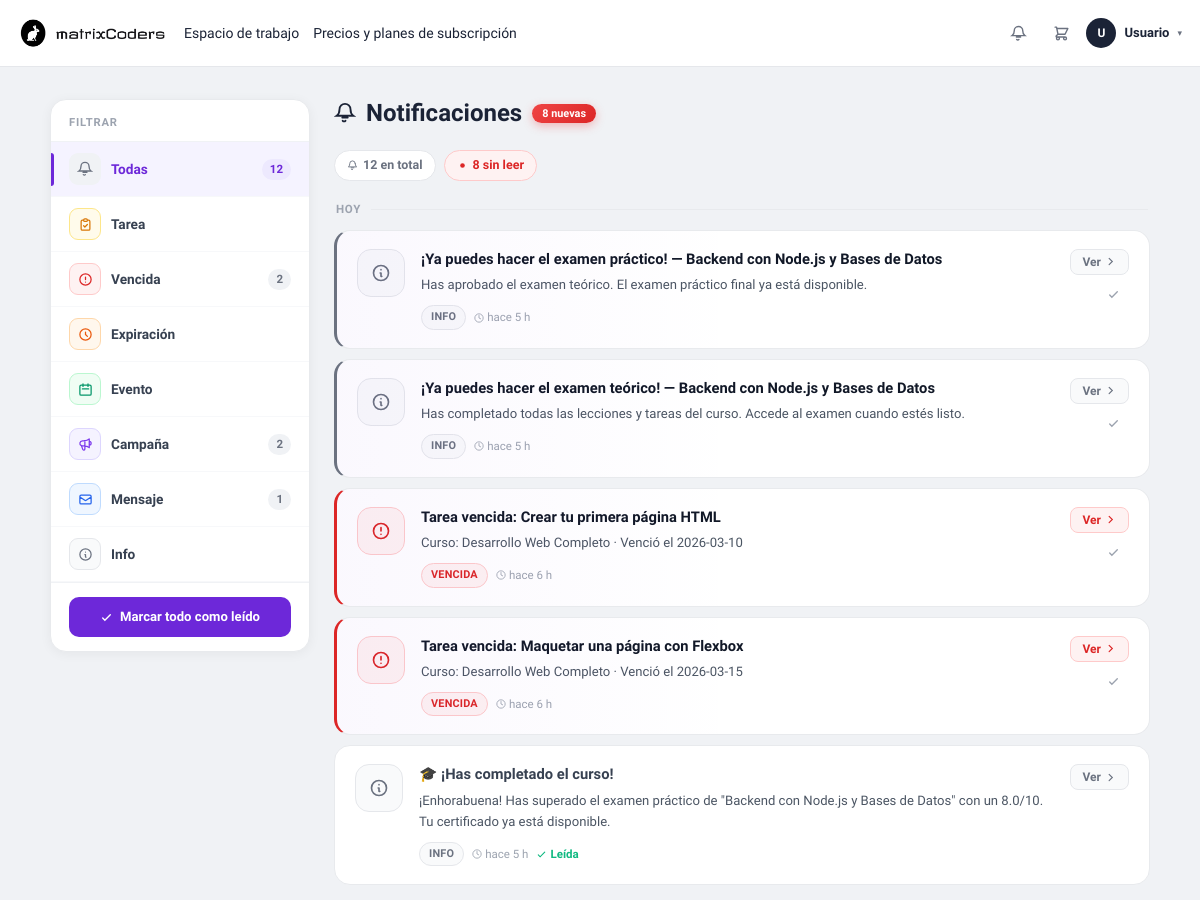
The app's page /index.php?url=notificaciones (signed in, upper part), older data.
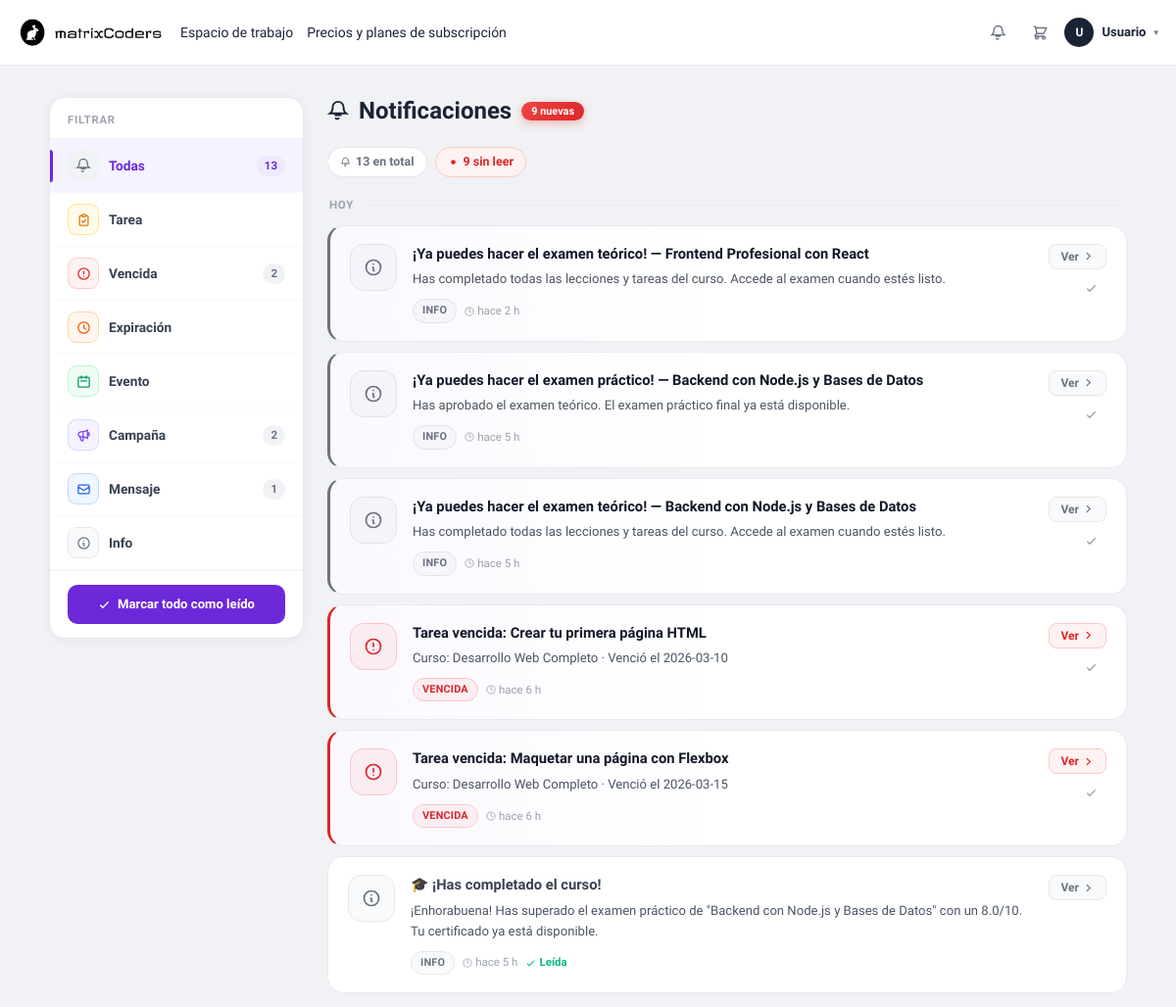
The same page, newer data.
### tables this page shows
CREATE TABLE "notificacion" (
                        id         INTEGER PRIMARY KEY AUTOINCREMENT,
                        usuario_id INTEGER NOT NULL,
                        tipo       TEXT    NOT NULL DEFAULT 'info',
                        titulo     TEXT    NOT NULL,
                        cuerpo     TEXT    DEFAULT NULL,
                        leido      INTEGER NOT NULL DEFAULT 0,
                        url_accion TEXT    DEFAULT NULL,
                        ref_id     INTEGER DEFAULT NULL,
                        creado_en  TEXT    NOT NULL DEFAULT (datetime('now')),
                        FOREIGN KEY (usuario_id) REFERENCES usuario(id) ON DELETE CASCADE
                    );

### app/controllers/NotificacionesPageController.php (called while the page is built, shortened)
<?php
require_once __DIR__ . '/../models/Notificacion.php';
$db         = (new Database())->connect();
$usuario_id = (int)$_SESSION['usuario_id'];
$model      = new Notificacion($db);
$model->sincronizarAutomaticas($usuario_id);
$filtroTipo = $_GET['tipo'] ?? '';
$page       = max(1, (int)($_GET['p'] ?? 1));
$perPage    = 20;
$where  = 'WHERE usuario_id = ?';
$params = [$usuario_id];
$stmtTotal = $db->prepare("SELECT COUNT(*) FROM notificacion $where");
$stmtTotal->execute($params);
$totalRows = (int)$stmtTotal->fetchColumn();
$offset    = ($page - 1) * $perPage;
$stmtList = $db->prepare("
    SELECT * FROM notificacion
    $where
    ORDER BY leido ASC, creado_en DESC
    LIMIT $perPage OFFSET $offset
");
$stmtList->execute($params);
$notificaciones = $stmtList->fetchAll(PDO::FETCH_ASSOC);
$noLeidas = $model->contarNoLeidas($usuario_id);
require __DIR__ . '/../views/notificaciones/index.php';

### app/models/Notificacion.php (called while the page is built, shortened)
<?php
class Notificacion
{
    private PDO $db;
    public function __construct(PDO $db)
    {
        $this->db = $db;
    }
    public function contarNoLeidas(int $usuario_id): int
    {
        $stmt = $this->db->prepare(
            "SELECT COUNT(*) FROM notificacion WHERE usuario_id = ? AND leido = 0"
        );
        $stmt->execute([$usuario_id]);
        return (int)$stmt->fetchColumn();
    }
}

### app/views/notificaciones/index.php (the view, shortened to what the changed rows need)
<?php
$tiposConfig = [
    'tarea'             => ['label'=>'Tarea',          'color'=>'#d97706','bg'=>'#fffbeb','border'=>'#fde68a','icon'=>'M9 5H7a2 2 0 00-2 2v12a2 2 0 002 2h10a2 2 0 002-2V7a2 2 0 00-2-2h-2M9 5a2 2 0 002 2h2a2 2 0 002-2M9 5a2 2 0 012-2h2a2 2 0 012 2m-6 9l2 2 4-4'],
    'tarea_vencida'     => ['label'=>'Vencida',        'color'=>'#dc2626','bg'=>'#fef2f2','border'=>'#fecaca','icon'=>'M12 8v4m0 4h.01M21 12a9 9 0 11-18 0 9 9 0 0118 0z'],
    'expiracion'        => ['label'=>'Expiración',     'color'=>'#ea580c','bg'=>'#fff7ed','border'=>'#fed7aa','icon'=>'M12 8v4l3 3m6-3a9 9 0 11-18 0 9 9 0 0118 0z'],
    'evento_calendario' => ['label'=>'Evento',         'color'=>'#059669','bg'=>'#f0fdf4','border'=>'#bbf7d0','icon'=>'M8 7V3m8 4V3m-9 8h10M5 21h14a2 2 0 002-2V7a2 2 0 00-2-2H5a2 2 0 00-2 2v12a2 2 0 002 2z'],
    'crm'               => ['label'=>'Campaña',        'color'=>'#7c3aed','bg'=>'#f5f3ff','border'=>'#ddd6fe','icon'=>'M11 5.882V19.24a1.76 1.76 0 01-3.417.592l-2.147-6.15M18 13a3 3 0 100-6M5.436 13.683A4.001 4.001 0 017 6h1.832c4.1 0 7.625-1.234 9.168-3v14c-1.543-1.766-5.067-3-9.168-3H7a3.988 3.988 0 01-1.564-.317z'],
    'mensaje'           => ['label'=>'Mensaje',        'color'=>'#2563eb','bg'=>'#eff6ff','border'=>'#bfdbfe','icon'=>'M3 8l7.89 5.26a2 2 0 002.22 0L21 8M5 19h14a2 2 0 002-2V7a2 2 0 00-2-2H5a2 2 0 00-2 2v10a2 2 0 002 2z'],
    'info'              => ['label'=>'Info',           'color'=>'#6b7280','bg'=>'#f9fafb','border'=>'#e5e7eb','icon'=>'M13 16h-1v-4h-1m1-4h.01M21 12a9 9 0 11-18 0 9 9 0 0118 0z'],
];
function notifTimeAgo(?string $str): string {
    $diff = time() - strtotime($str);
    if ($diff < 86400)  return 'hace ' . floor($diff/3600) . ' h';
    if ($diff < 604800) return 'hace ' . floor($diff/86400) . ' días';
    return date('d/m/Y', strtotime($str));
}
function notifDateGroup(?string $str): string {
    $ts   = strtotime($str);
    $diff = (int)floor((mktime(0,0,0) - mktime(0,0,0,date('n',$ts),date('j',$ts),date('Y',$ts))) / 86400);
    if ($diff <= 0)  return 'Hoy';
    if ($diff === 1) return 'Ayer';
    if ($diff < 7)   return 'Esta semana';
    if ($diff < 30)  return 'Este mes';
    return date('F Y', $ts);
}
function buildNotifUrl(array $overrides = []): string {
    global $filtroTipo, $page;
    $p = ['url'=>'notificaciones','tipo'=>$overrides['tipo']??$filtroTipo,'p'=>$overrides['p']??$page];
    $p = array_filter($p, fn($v)=>$v!==''&&$v!==null);
    if (isset($p['p'])&&(int)$p['p']===1) unset($p['p']);
    return BASE_URL.'/index.php?'.http_build_query($p);
}
$grouped = [];
foreach ($notificaciones as $n) {
    $grouped[notifDateGroup($n['creado_en'])][] = $n;
}
$cntPorTipo = [];
$rowsCnt = $db->prepare("SELECT tipo, COUNT(*) AS c FROM notificacion WHERE usuario_id = ? GROUP BY tipo");
$rowsCnt->execute([$usuario_id]);
foreach ($rowsCnt->fetchAll(PDO::FETCH_ASSOC) as $r) {
    $cntPorTipo[$r['tipo']] = (int)$r['c'];
}
$totalTodas = array_sum($cntPorTipo);
?>
<!DOCTYPE html>
<html lang="es">
<head>
<link href="https://cdn.jsdelivr.net/npm/bootstrap@5.3.2/dist/css/bootstrap.min.css" rel="stylesheet">
<link rel="stylesheet" href="<?= BASE_URL ?>/css/header.css">
<link rel="stylesheet" href="<?= BASE_URL ?>/css/footer.css">
</head>
<body>
<?php require __DIR__ . '/../layout/header.php'; ?>
<div class="notif-page-wrap">
<div class="notif-layout">
  <aside class="notif-sidebar">
    <div class="sidebar-card">
      <div class="sidebar-head"><h3>Filtrar</h3></div>
      <a href="<?= buildNotifUrl(['tipo'=>'','p'=>1]) ?>" class="sidebar-item <?= $filtroTipo==='' ? 'active' : '' ?>">
        <span class="sidebar-icon" style="background:#f0f2f5">
          <svg width="16" height="16" fill="none" stroke="#6b7280" stroke-width="2" viewBox="0 0 24 24"><path stroke-linecap="round" d="M15 17H9m3.5 3.5a2 2 0 01-3 0M18 8A6 6 0 106 8c0 5-3 7-3 7h18s-3-2-3-7"/></svg>
        </span>
        <span class="sidebar-label">Todas</span>
        <span class="sidebar-cnt"><?= $totalTodas ?></span>
      </a>
      <?php foreach ($tiposConfig as $tKey => $tc): ?>
      <a href="<?= buildNotifUrl(['tipo'=>$tKey,'p'=>1]) ?>" class="sidebar-item <?= $filtroTipo===$tKey ? 'active' : '' ?>">
        <span class="sidebar-icon" style="background:<?= $tc['bg'] ?>;border:1px solid <?= $tc['border'] ?>">
          <svg width="15" height="15" fill="none" stroke="<?= $tc['color'] ?>" stroke-width="2" viewBox="0 0 24 24"><path stroke-linecap="round" stroke-linejoin="round" d="<?= $tc['icon'] ?>"/></svg>
        </span>
        <span class="sidebar-label"><?= $tc['label'] ?></span>
        <?php if (!empty($cntPorTipo[$tKey])): ?>
        <span class="sidebar-cnt"><?= $cntPorTipo[$tKey] ?></span>
        <?php endif; ?>
      </a>
      <?php endforeach; ?>
      <?php if ($noLeidas > 0): ?>
      <div class="sidebar-actions">
        <form method="POST" action="<?= BASE_URL ?>/index.php?url=notificaciones">
          <button type="submit" class="btn-mark-all">
            <svg width="13" height="13" fill="none" stroke="currentColor" stroke-width="2.5" viewBox="0 0 24 24"><path stroke-linecap="round" d="M5 13l4 4L19 7"/></svg>
            Marcar todo como leído
          </button>
        </form>
      </div>
      <?php endif; ?>
    </div>
  </aside>
  <main>
    <div class="notif-main-header">
      <div>
        <h1 class="notif-page-title">
          <svg width="22" height="22" fill="none" stroke="currentColor" stroke-width="2" viewBox="0 0 24 24"><path stroke-linecap="round" d="M15 17H9m3.5 3.5a2 2 0 01-3 0M18 8A6 6 0 106 8c0 5-3 7-3 7h18s-3-2-3-7"/></svg>
          Notificaciones
          <?php if ($noLeidas > 0): ?><span class="notif-new-badge"><?= $noLeidas ?> nueva<?= $noLeidas!==1?'s':'' ?></span><?php endif; ?>
        </h1>
      </div>
    </div>
    <?php if (!empty($notificaciones)): ?>
    <div class="notif-stats">
      <span class="stat-pill total">
        <svg width="11" height="11" fill="none" stroke="currentColor" stroke-width="2" viewBox="0 0 24 24"><path stroke-linecap="round" d="M15 17H9m3.5 3.5a2 2 0 01-3 0M18 8A6 6 0 106 8c0 5-3 7-3 7h18s-3-2-3-7"/></svg>
        <?= $totalRows ?> en total
      </span>
      <?php if ($noLeidas > 0): ?>
      <span class="stat-pill unread">
        <svg width="11" height="11" fill="currentColor" viewBox="0 0 24 24"><circle cx="12" cy="12" r="5"/></svg>
        <?= $noLeidas ?> sin leer
      </span>
      <?php endif; ?>
    </div>
    <?php endif; ?>
    <?php if (empty($notificaciones)): ?>
    <div class="notif-empty">
      <div class="notif-empty-icon">
        <svg width="32" height="32" fill="none" stroke="#6d28d9" stroke-width="1.5" viewBox="0 0 24 24"><path stroke-linecap="round" d="M15 17H9m3.5 3.5a2 2 0 01-3 0M18 8A6 6 0 106 8c0 5-3 7-3 7h18s-3-2-3-7"/></svg>
      </div>
      <h3>Sin notificaciones<?= $filtroTipo?' de este tipo':'' ?></h3>
      <p>Cuando tengas actividad nueva aparecerá aquí.</p>
    </div>
    <?php else: ?>
    <?php foreach ($grouped as $grupLabel => $items): ?>
    <div class="notif-group">
      <div class="notif-group-label"><?= htmlspecialchars($grupLabel) ?></div>
      <?php foreach ($items as $n):
        $tc      = $tiposConfig[$n['tipo']] ?? $tiposConfig['info'];
        $esLeida = (bool)$n['leido'];
        $leerUrl = BASE_URL . '/index.php?url=notificaciones&leer=' . $n['id']
                 . ($n['url_accion'] ? '&goto=' . urlencode($n['url_accion']) : '')
                 . ($filtroTipo ? '&tipo=' . urlencode($filtroTipo) : '')
                 . '&p=' . $page;
      ?>
      <div class="notif-card <?= $esLeida?'':'unread' ?>"
           id="ncard-<?= $n['id'] ?>"
           style="--tc:<?= $tc['color'] ?>;--tc-bg:<?= $tc['bg'] ?>;--tc-border:<?= $tc['border'] ?>;--tc-color:<?= $tc['color'] ?>">
        <div class="notif-icon-wrap" style="background:<?= $tc['bg'] ?>;border-color:<?= $tc['border'] ?>">
          <svg width="20" height="20" fill="none" stroke="<?= $tc['color'] ?>" stroke-width="2" viewBox="0 0 24 24">
            <path stroke-linecap="round" stroke-linejoin="round" d="<?= $tc['icon'] ?>"/>
          </svg>
        </div>
        <div class="notif-body">
          <p class="notif-title"><?= htmlspecialchars($n['titulo']) ?></p>
          <?php if (!empty($n['cuerpo'])): ?>
          <p class="notif-sub"><?= htmlspecialchars($n['cuerpo']) ?></p>
          <?php endif; ?>
          <div class="notif-footer-row">
            <span class="notif-type-chip" style="background:<?= $tc['bg'] ?>;color:<?= $tc['color'] ?>;border-color:<?= $tc['border'] ?>"><?= $tc['label'] ?></span>
            <span class="notif-time">
              <svg width="10" height="10" fill="none" stroke="currentColor" stroke-width="2" viewBox="0 0 24 24"><circle cx="12" cy="12" r="10"/><path stroke-linecap="round" d="M12 6v6l4 2"/></svg>
              <?= notifTimeAgo($n['creado_en']) ?>
            </span>
            <?php if ($esLeida): ?>
            <span class="notif-read-check">
              <svg width="11" height="11" fill="none" stroke="currentColor" stroke-width="2.5" viewBox="0 0 24 24"><path stroke-linecap="round" d="M5 13l4 4L19 7"/></svg>
              Leída
            </span>
            <?php endif; ?>
          </div>
        </div>
        <div class="notif-actions">
          <?php if ($n['url_accion']): ?>
          <a href="<?= htmlspecialchars($leerUrl) ?>" class="notif-btn primary">
            Ver
            <svg width="11" height="11" fill="none" stroke="currentColor" stroke-width="2.5" viewBox="0 0 24 24"><path stroke-linecap="round" d="M9 5l7 7-7 7"/></svg>
          </a>
          <?php endif; ?>
          <?php if (!$esLeida): ?>
          <button class="notif-btn ghost" onclick="marcarLeida(<?= $n['id'] ?>, this)" type="button" title="Marcar como leída">
            <svg width="13" height="13" fill="none" stroke="currentColor" stroke-width="2.5" viewBox="0 0 24 24"><path stroke-linecap="round" d="M5 13l4 4L19 7"/></svg>
          </button>
          <?php endif; ?>
        </div>
      </div>
      <?php endforeach; ?>
    </div>
    <?php endforeach; ?>
    <?php endif; ?>
  </main>
</div>
</div>
<?php require __DIR__ . '/../layout/footer.php'; ?>
</body>
</html>

Row changes from the older to the newer data that the page shows:
added notificacion: titulo "¡Ya puedes hacer el examen teórico! — Frontend Profesional con React", cuerpo "Has completado todas las lecciones y tareas del curso. Accede al examen cuando estés listo.", tipo "INFO", creado_en "hace 2 h"
Text that changed along with them:
$totalTodas: "12" → "13"
$noLeidas: "8" → "9"
$totalRows: "12" → "13"
